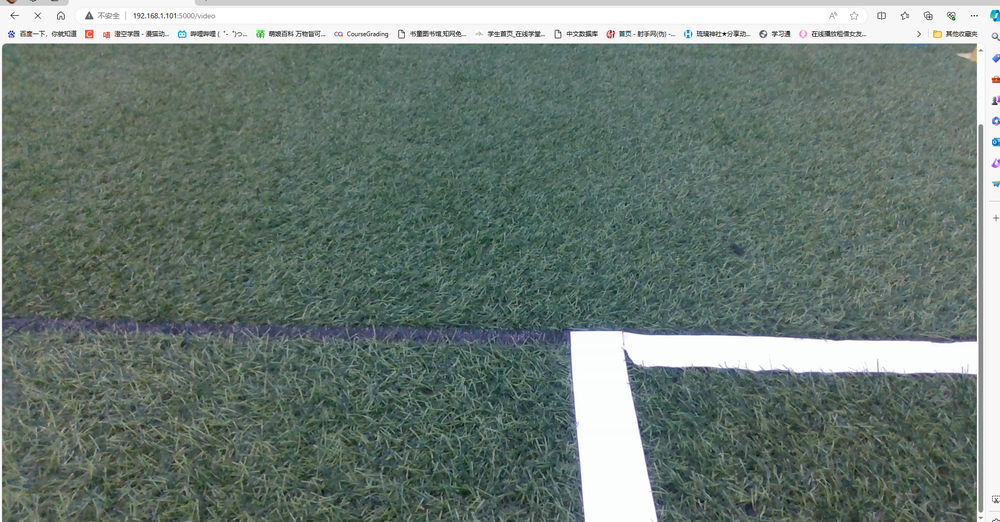
#> input picture input_image.png, 1000 x 522 px, shrunk from 1905 x 995 before the run, found by its file name
$ python PhoteTry.py
#> lines starting #> are read from the running program, lines starting #| are printed output that depends on the picture
'''
使用RGBA处理将将图片中白色突出显示
便于后续处理识别白线
'''
from PIL import Image


def process_image(input_image_path, output_image_path):
    # 打开图像文件
#> called with input_image_path = 'ColourControl\\input_image.png', output_image_path = 'ColourControl\\output_image.png'
    image = Image.open(input_image_path)
#> image is the input picture: PIL image 1000x522 RGBA; mean R, G, B, A 108.9, 123.6, 116.7, 255
    # 将图像转换为 RGBA 模式（包含透明度）
    image_rgba = image.convert("RGBA")

    # 获取图像的宽度和高度
    width, height = image_rgba.size
#> width = 1000; height = 522

    # 创建一个新的图像对象，用于存储处理后的图像
    processed_image = Image.new("RGBA", (width, height), (0, 0, 0, 255))

    # 遍历每个像素
    for x in range(width):
        for y in range(height):
            # 获取像素的 RGB 和 Alpha 值
            r, g, b, a = image_rgba.getpixel((x, y))
            # 如果像素为白色（RGB 值均大于 200），则保留，否则设为黑色
            if r > 200 and g > 200 and b > 200:
                processed_image.putpixel((x, y), (r, g, b, a))
            else:
                processed_image.putpixel((x, y), (0, 0, 0, 255))
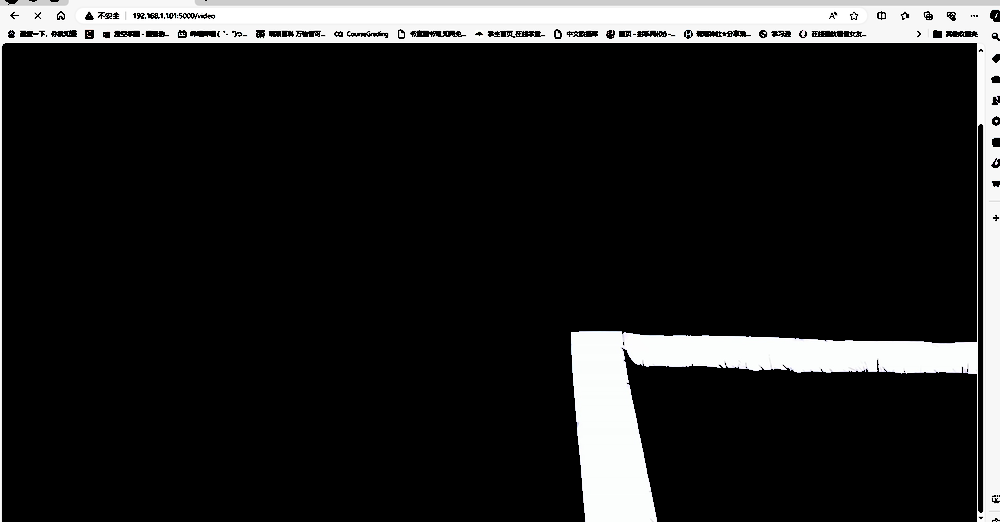
#> processed_image: PIL image 1000x522 RGBA; mean R, G, B, A 33.5, 33.6, 33.6, 255

    # 保存处理后的图像
    processed_image.save(output_image_path)


if __name__ == "__main__":
    input_path = "ColourControl\input_image.png"
    output_path = "ColourControl\output_image.png"
    process_image(input_path, output_path)
